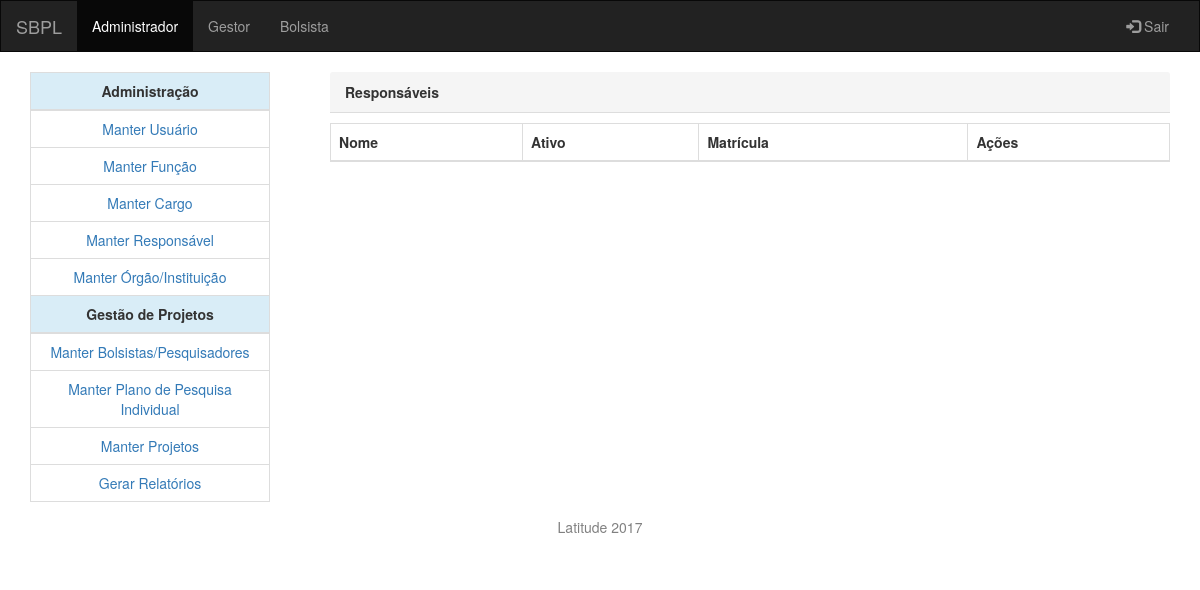
/administracao/responsavel, run on an earlier commit of the app's database.
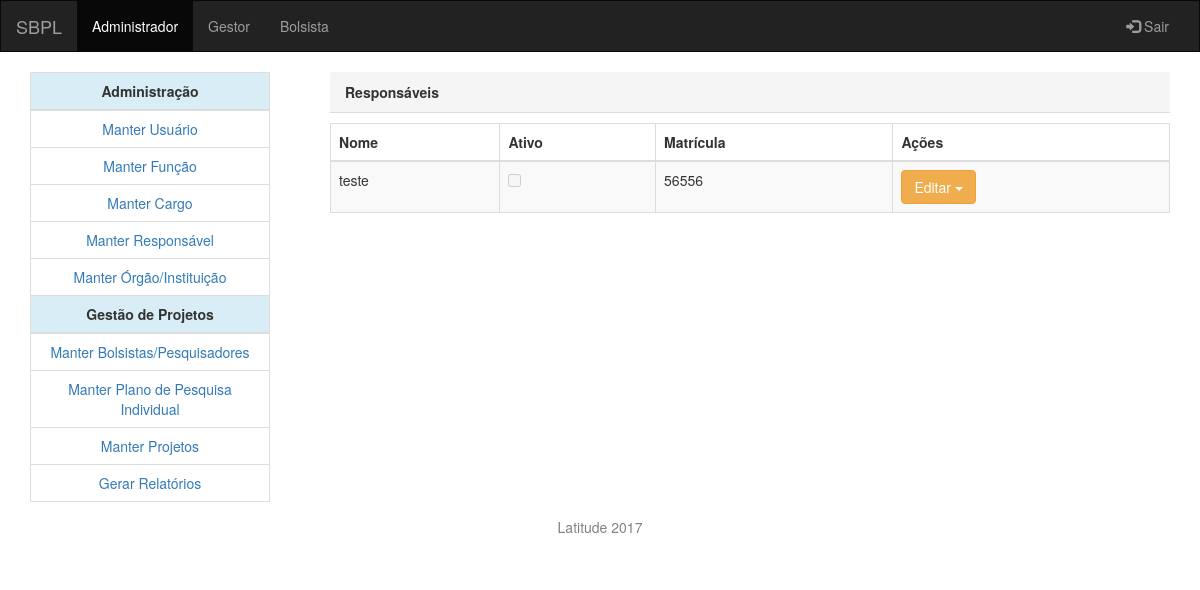
And on a later commit of the database.
### core/models.py (models this page shows)
class Responsavel(models.Model):
    no_responsavel = models.CharField('Nome', max_length=32, unique=True)
    cpf = models.IntegerField('CPF')
    telefone = models.IntegerField('Telefone')
    co_matricula = models.CharField('Matrícula', max_length=32, unique=True)
    ic_ativo = models.BooleanField('Ativo')
    class Meta:
        verbose_name_plural = "responsáveis"
        verbose_name = "responsável"

### administracao/views.py (the view)
# urls.py: url(r'^responsavel/(?P<pk>[0-9]+)/editar$', views.responsavel, name='responsavel-editar'),
def responsavel(request, pk=None, pkdelete=None):
    return handler("Responsavel", request, pk, pkdelete)

### administracao/forms.py
class ResponsavelForm(BaseForm):
    preview = ['no_responsavel', 'ic_ativo', 'co_matricula']
    class Meta:
        model = Responsavel
        fields = get_fields(model)

### administracao/views.py (called while the page is built)
def handler(model, request, pk, pkdelete):
    if pkdelete:
        item = globals()[model].objects.get(pk=pkdelete)
        if item:
            item.delete()
        return redirect(model.lower())
    if request.method == 'POST':
        form = globals()[model+'Form'](request.POST, instance=globals()[model].objects.get(pk=pk)) if pk else globals()[model+'Form'](request.POST)
        if form.is_valid() and form.save():
            return redirect(model.lower())
    elif request.method == 'GET':
        form = globals()[model+'Form'](instance=globals()[model].objects.get(pk=pk)) if pk else globals()[model+'Form']()
    if pk:
        form.is_edit = True
    return render(request, 'administracao/crud-withmodal.html', {
        'data': globals()[model].objects.all(),
        'form': form,
        'content_title': globals()[model]._meta.verbose_name_plural.title()
    })

### common/templatetags/meta.py (called while the page is built)
@register.filter
def model_name(instance):
    return instance.__class__.__name__.lower()

### administracao/templates/administracao/crud-withmodal.html (shortened to what this page needs)
{% extends 'administracao/crud-table.html' %}
{% load static %}
{% load verbose %}
{% load bootstrap3 %}

### administracao/templates/administracao/crud-table.html (shortened to what this page needs)
{% extends 'administracao/default.html' %}
{% load static %}
{% load verbose %}
{% load getattr %}
{% load meta %}
{% load bootstrap3 %}
{% block css %}
    <link href="{% static 'common/admin2/vendor/datatables-plugins/dataTables.bootstrap.css' %}"
          rel="stylesheet">
    <link href="{% static 'common/admin2/vendor/datatables-responsive/dataTables.responsive.css' %}"
          rel="stylesheet">
    <link rel="stylesheet" href="https://cdn.datatables.net/buttons/1.4.2/css/buttons.dataTables.min.css">
{% endblock %}
{% block content %}
    <table width="100%" class="table table-striped table-bordered table-hover" id="dataTables-example">
        {% block records %}
            <thead>
            <tr>
                {% for item in form.preview %}
                    <th>{% verbose form.instance item %}</th>
                {% endfor %}
                <th>Ações</th>
            </tr>
            </thead>
            <tbody>
            {% for item in data %}
                <tr class="odd gradeX">
                    {% for field in form.preview %}
                        {% with item|getattr:field as value %}
                            <td>
                                {% if value|is_bool %}
                                    <input type="checkbox" {% if value %} checked {% endif %} disabled>
                                {% else %}
                                    {{ value }}
                                {% endif %}
                            </td>
                        {% endwith %}
                    {% endfor %}
                    <td>
                        <div class="btn-group">
                            <button type="button" class="btn btn-warning dropdown-toggle" data-toggle="dropdown">
                                Editar
                                <span class="caret"></span>
                            </button>
                        </div>
                    </td>
                </tr>
            {% endfor %}
            </tbody>
        {% endblock %}
    </table>
{% endblock %}

What changed in the data, as far as the page shows it:
added Responsavel: preview "teste" "56556"
